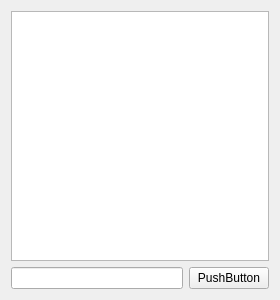
<?xml version="1.0" encoding="UTF-8"?>
<ui version="4.0">
 <class>ChatFrameui</class>
 <widget class="QWidget" name="ChatFrameui">
  <property name="geometry">
   <rect>
    <x>0</x>
    <y>0</y>
    <width>280</width>
    <height>300</height>
   </rect>
  </property>
  <property name="windowTitle">
   <string>Form</string>
  </property>
  <layout class="QVBoxLayout" name="verticalLayout">
   <item>
    <layout class="QHBoxLayout" name="horizontalLayout">
     <item>
      <widget class="QTextEdit" name="text_edit">
       <property name="readOnly">
        <bool>true</bool>
       </property>
      </widget>
     </item>
    </layout>
   </item>
   <item>
    <layout class="QHBoxLayout" name="horizontalLayout_2">
     <item>
      <widget class="QLineEdit" name="line_edit">
       <property name="maxLength">
        <number>100</number>
       </property>
      </widget>
     </item>
     <item>
      <widget class="QPushButton" name="send_button">
       <property name="text">
        <string>PushButton</string>
       </property>
      </widget>
     </item>
    </layout>
   </item>
  </layout>
 </widget>
 <resources/>
 <connections/>
</ui>
